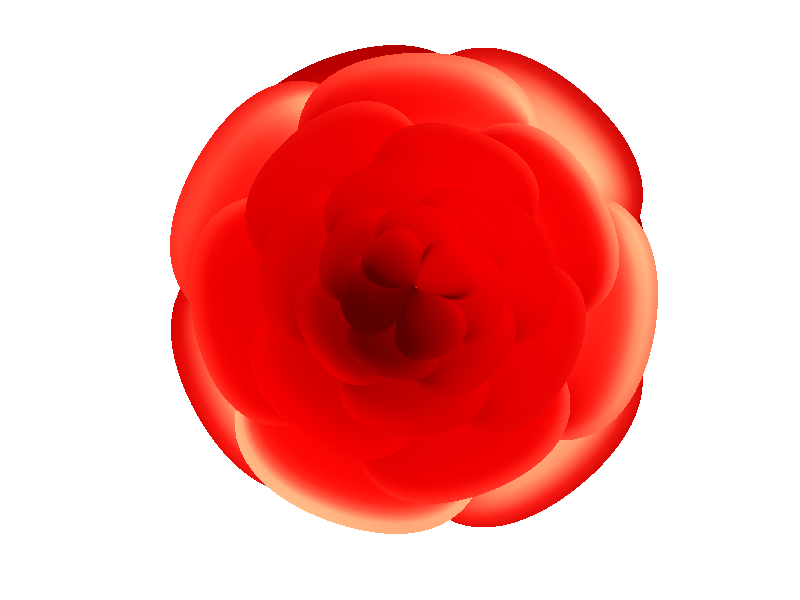

Write MATLAB code to recreate this figure.
% MATLAB Code
[x,t] = meshgrid((0:24)/24,(0:.5:575)/575*17*pi-2*pi);
p = (pi/2)*exp(-t/(8*pi));
u = 1-(1-mod(3.6*t,2*pi)/pi).^4/2;
y = 2*(x.^2-x).^2.*sin(p);
r = u.*(x.*sin(p)+y.*cos(p));
figure('color','w'),view(-22,66),axis image off
surface(r.*cos(t),r.*sin(t),u.*(x.*cos(p)-y.*sin(p)),'EdgeC','n','FaceC','r')
light('pos',[-.25 -.25 1], 'style','local', 'col',[1 0.84 0.6]),lighting gouraud

